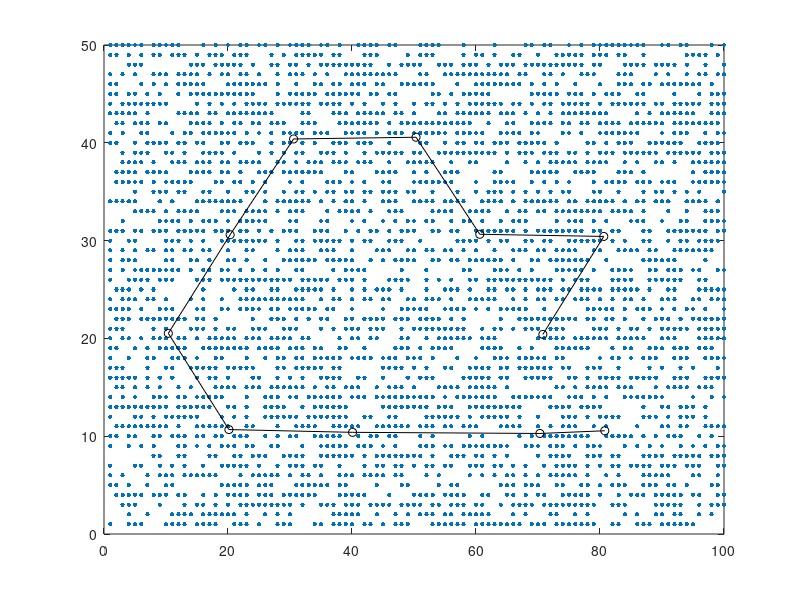

MATLAB code to generate this figure: (Note: this script raises an error after producing the figure.)
function xy2mn_test
%XY2MN_TEST   test function for XY2MN
%
%See also: XY2MN

percentage_gaps = 50;
[x,y]=meshgrid(1:100,1:50);

randomindices = round(rand(round(length(x(:)).*percentage_gaps./100),1).*length(x(:)));

x(randomindices) = nan;
y(randomindices) = nan;

plot(x(:),y(:),'.','markersize',10,'displayname','active centers grid (x,y)')

xv = [1.5 2.5 2  ];
yv = [4.9 4.2 3.1];

yv = [20.4131
      30.4257
      30.6474
      40.5693
      40.3929
      30.6020
      20.5189
      10.6776
      10.3955
      10.2796
      10.5567];

xv = [70.7830
      80.6071
      60.6126
      50.3269
      30.5797
      20.3434
      10.3709
      20.1456
      40.0907
      70.3049
      80.7720];

hold on
plot(xv,yv,'k-o','displayname','polygon (xv,yv)')

[m,n,mn] = xy2mn(x,y,xv,yv);
%S  = xy2mn(x,y,xv,yv);
%mn = S.mn;
%m  = S.m;
%n  = S.n;

%mmax = size(x,1);
%m    = mod((mn)-1,mmax)+1
%n    = (((mn)-m+mmax))/mmax;
disp('x          x(mn)      y          y(mn)     mn           m          n          ')

plot(x(mn),y(mn),'k--s','displayname','nearest grid nodes (x(mn),y(mn))')

for i=1:length(m)
   if i==1
   plot(x(m(i),n(i)),y(m(i),n(i)),'rx','displayname','nearest grid nodes (x(m,n),y(m,n))')
   else
   plot(x(m(i),n(i)),y(m(i),n(i)),'rx','handlevisibility','off'); % not in legend
   end
   text(x(m(i),n(i)),y(m(i),n(i)),['m = ',num2str(m(i)),' n = ',num2str(n(i))])
   
   disp(num2str([xv(i) x(mn(i)) yv(i) y(mn(i)) mn(i) m(i) n(i) ],'%10f '))
end

xlabel('n')
ylabel('m')

legend('location','NorthEast')
axis equal